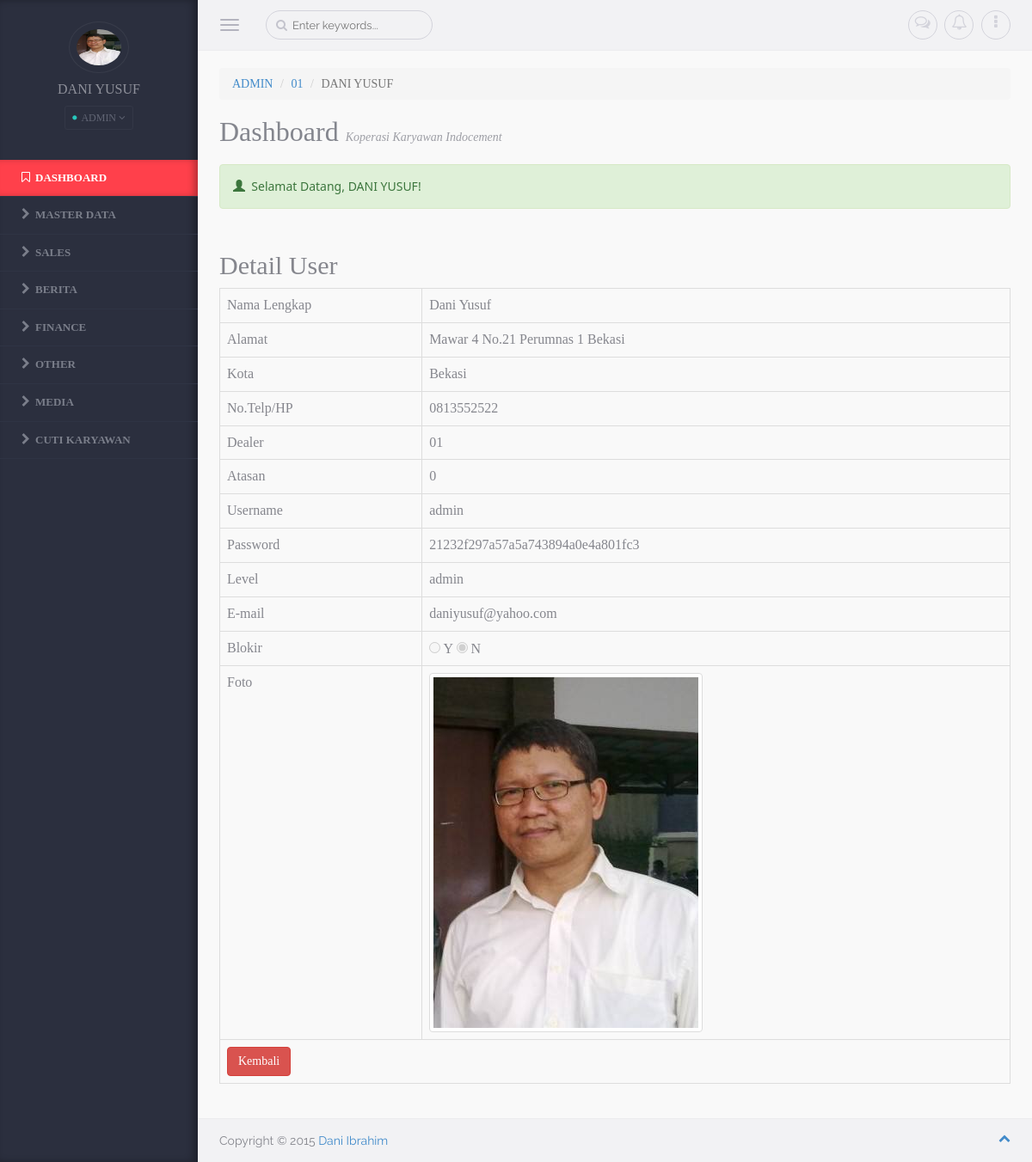
The app's page /media.php?module=users&act=detailuser&id=193 (signed in) with its own data.
### tables this page shows
CREATE TABLE IF NOT EXISTS `mainmenu` (
  `id_main` int(5) NOT NULL AUTO_INCREMENT,
  `nama_menu` varchar(50) DEFAULT NULL,
  `link` varchar(100) DEFAULT NULL,
  `aktif` enum('Y','N') NOT NULL DEFAULT 'Y',
  `urutan` int(2) NOT NULL,
  `level` varchar(20) NOT NULL,
  PRIMARY KEY (`id_main`)
);

CREATE TABLE IF NOT EXISTS `users` (
  `id_user` int(6) NOT NULL AUTO_INCREMENT,
  `nama` varchar(45) DEFAULT NULL,
  `alamat` text,
  `kota` varchar(45) DEFAULT NULL,
  `telp` varchar(45) DEFAULT NULL,
  `id_cabang` varchar(6) DEFAULT NULL,
  `id_atasan` varchar(6) DEFAULT NULL,
  `username` varchar(45) DEFAULT NULL,
  `password` varchar(45) DEFAULT NULL,
  `level` varchar(45) DEFAULT NULL,
  `email` varchar(75) DEFAULT NULL,
  `blokir` varchar(1) DEFAULT NULL,
  `id_session` varchar(45) DEFAULT NULL,
  `foto` varchar(100) DEFAULT NULL,
  PRIMARY KEY (`id_user`)
);

### media.php (the view, shortened to what this page needs)
<?php
	if (empty($_SESSION['username']) AND empty($_SESSION['passuser'])){
	header ("location:index.php");
}
else{
?>
<html lang="en">
<head>
  <link rel="stylesheet" href="assets/css/bootstrap/bootstrap.css" />
    <link rel="stylesheet" href="assets/css/plugins/calendar/calendar.css" />
    <link rel="stylesheet" href="assets/css/app/app.v1.css" />
</head>
<body>
	<aside class="left-panel">
            <div class="user text-center">
              <img alt="" src="foto/<?php echo "$_SESSION[foto]"; ?>" class="img-circle" height="60"/>
              <h4 class="user-name"><?php echo strtoupper("$_SESSION[namalengkap]"); ?></h4>
                  <div class="dropdown user-login">
                  <button class="btn btn-xs dropdown-toggle btn-rounded" type="button" data-toggle="dropdown" aria-expanded="true">
                    <i class="fa fa-circle status-icon available"></i>&nbsp;<?php echo strtoupper("$_SESSION[leveluser]"); ?>&nbsp;<i class="fa fa-angle-down"></i>
                  </button>
                  </div>
            </div>
            <nav class="navigation">
            	<ul class="list-unstyled">
                	<li class="active"><a href="media.php?module=home"><i class="fa fa-bookmark-o"></i><span class="nav-label">Dashboard</span></a>
                  </li>
                      <?php
                      $sql=mysql_query("SELECT * FROM mainmenu ORDER BY urutan");
                      while ($m=mysql_fetch_array($sql)){
                        echo "<li class=\"has-submenu\"><a href='$m[link]'><i class='fa fa-chevron-right'></i><span class='nav-label'>$m[nama_menu]</span></a>";
                      }
                      echo "</li>";
                      ?>
              </ul>
            </nav>
    </aside>
    <section class="content">
        <header class="top-head container-fluid">
            <button type="button" class="navbar-toggle pull-left">
                <span class="icon-bar"></span>
                <span class="icon-bar"></span>
                <span class="icon-bar"></span>
            </button>
            <form role="search" class="navbar-left app-search pull-left hidden-xs">
              <input type="text" placeholder="Enter keywords..." class="form-control form-control-circle">
          	</form>
            <ul class="nav-toolbar">
            	<li class="dropdown"><a href="#" data-toggle="dropdown"><i class="fa fa-comments-o"></i><span class="badge bg-warning"></span></a>
                </li>
                <li class="dropdown"><a href="#" data-toggle="dropdown"><i class="fa fa-bell-o"></i><span class="badge"></span></a>
                </li>
                <li class="dropdown"><a href="#" data-toggle="dropdown"><i class="fa fa-ellipsis-v"></i></a>
                </li>
            </ul>
        </header>
        <div class="warper container-fluid">
            <ol class="breadcrumb">
              <li><a href="#"><?php echo strtoupper("$_SESSION[leveluser]"); ?></a></li>
              <li><a href="#"><?php echo "$_SESSION[id_cabang]"; ?></a></li>
              <li class="active"><?php echo strtoupper("$_SESSION[namalengkap]"); ?></a></li>
            </ol>
            <div class="page-header">
              <h1>Dashboard <i><small>Koperasi Karyawan Indocement</small></i></h1>
              <div class="alert alert-success" role="alert" style="font-family:Segoe UI;">
                <span class="glyphicon glyphicon-user" aria-hidden="true"></span>&nbsp;
                Selamat Datang, <?php echo strtoupper("$_SESSION[namalengkap]"); ?>!
              </div>
            </div>
            <div class="row">
              <?php include "content.php"; ?>
            </div>
        </div>
        <footer class="container-fluid footer">
        	Copyright &copy; 2015 <a href="#" target="_blank">Dani Ibrahim</a>
            <a href="#" class="pull-right scrollToTop"><i class="fa fa-chevron-up"></i></a>
        </footer>
    </section>
</body>
<?php
}
?>

### modul/mod_users/users.php (shortened to what this page needs)
<?php
if (empty($_SESSION['username']) AND empty($_SESSION['passuser'])){
  echo "<link href='style.css' rel='stylesheet' type='text/css'>
        <center>Untuk mengakses modul, Anda harus login <br>";
  echo "<a href=../../index.php><b>LOGIN</b></a></center>";
}
else{
switch($_GET['act']){
  case "detailuser":
    $edit=mysql_query("SELECT * FROM users WHERE id_user='$_GET[id]'");
    $r=mysql_fetch_array($edit);
    if ($_SESSION['leveluser']=='admin'){
    echo "
      <div class=\"col-md-12\">
        <h2>Detail User</h2>
        <input type=hidden name=id value='$r[id_user]'>
          <table id='example1' class='table table-bordered table-hover'>
            <tr><td>Nama Lengkap</td><td>$r[nama]</td></tr>
            <tr><td>Alamat</td><td>$r[alamat]</td></tr>
            <tr><td>Kota</td><td>$r[kota]</td></tr>
            <tr><td>No.Telp/HP</td><td>$r[telp]</td></tr>
            <tr><td>Dealer</td><td>$r[id_cabang]</td></tr>
            <tr><td>Atasan</td><td>$r[id_atasan]</td></tr>
            <tr><td>Username</td><td>$r[username]</td></tr>
            <tr><td>Password</td><td>$r[password]</td></tr>
            <tr><td>Level</td><td>$r[level]</td></tr>
            <tr><td>E-mail</td><td>$r[email]</td></tr>";
            if ($r['blokir']=='N'){
              echo "<tr><td>Blokir</td><td><input type=radio name='blokir' value='Y' disabled> Y
                                           <input type=radio name='blokir' value='N' checked disabled> N </td></tr>";
            }
            else{
              echo "<tr><td>Blokir</td><td><input type=radio name='blokir' value='Y' checked disabled> Y
                                            <input type=radio name='blokir' value='N' disabled> N </td></tr>";
            }
            echo "
            <tr><td>Foto</td><td><img src='foto/$r[foto]' class=\"img-thumbnail\"></td></tr>
            <tr>
                <td colspan=2>
                <input class=\"btn btn-danger\" type=button value=Kembali onclick=self.history.back()>
              </td></tr>
          </table>
      </div>";
    }
  break;
  }
}
?>

### assets/css/app/app.v1.css (style rules this page uses)
body { background-color:#f9f9f9; color:#85868d; font-family: 'Raleway', sans-serif; position:relative; }
body, html { overflow-x:hidden; }
aside.left-panel { background-color:#2b2f3e; width:230px; position:fixed; padding:25px 0px; box-shadow:inset -5px 0px 8px rgba(0,0,0,0.3); height:100%; top:0px; left:0px; }
.user { margin-bottom:35px; }
.user h4.user-name { color:#8e909a; font-size:16px; }
.user img { border:1px solid #383c4a; padding:8px; width:70px; }
.user .user-login { display:inline-block; }
.user .user-login .btn { border:1px solid #343847; background-color:transparent; color:#616574; padding:4px 8px; }
.navigation { margin:20px 0px; }
.navigation > ul > li { position:relative; }
.navigation > ul > li.has-submenu:after { content:"\f105"; font-family: 'FontAwesome'; display:inline-block; position:absolute; color:#7a7e8a; right:15px; transition: all 0.4s; -moz-transition: all 0.4s; -webkit-transition: all 0.4s; -o-transition: all 0.4s; top:10px; visibility:hidden; }
.navigation > ul > li > a { display:block; padding:12px 25px; color:#7a7e8a; text-transform:uppercase; font-size:13px; text-decoration:none; font-weight:800; border-bottom:1px solid #2f3444; transition: all 0.4s; -moz-transition: all 0.4s; -webkit-transition: all 0.4s; -o-transition: all 0.4s; }
.navigation > ul > li:hover > a, .navigation > ul > li.active:hover > a, .navigation > ul > li.active > a { color:#fff; background-color: #ff404b; -webkit-box-shadow: inset -6px 0 8px -2px rgba(0,0,0,0.3); box-shadow: inset -6px 0 8px -2px rgba(0,0,0,0.3); }
.navigation ul li a i { margin-right:6px; font-size:14px; }
header { background-color:#f2f2f4; border-bottom:1px solid #ececee; padding-top:4px; padding-bottom:4px; }
.navbar-toggle { margin:8px 20px 8px 0px; display:block; padding-left:0px; }
.navbar-toggle .icon-bar { background-color:#b3b3be; }
.app-search { position:relative; margin-top:8px; margin-bottom:8px; margin-right:15px; }
.app-search .form-control, .app-search .form-control:focus { border:1px solid #d3d3db; font-size:13px; color:#c4c4cd; padding-left:30px; background:none; box-shadow:none; }
.app-search:before { content:"\f002"; position:absolute; left:12px; font-family: FontAwesome; cursor:pointer; top:7px; color:#c4c4cd; display:inline-block; }
.nav-toolbar { margin:8px 0px; float:right; }
.nav-toolbar > li { padding:0px; display:inline-block; margin-left:5px; position:relative; list-style:none; }
.nav-toolbar > li > a { color:#d3d3db; font-size:18px; border:1px solid #d3d3db; border-radius:50px; height:34px; width:34px; text-align:center; display:block; padding:4px; }
.content { margin-left:230px; }
.content > .container-fluid { padding-left:25px; padding-right:25px; }
.warper { padding-top:20px; padding-bottom:20px; min-height:550px; }
.page-header { margin:0px; border:0px; }
.page-header h1 { color:#84868e; font-weight:300; font-size:32px; margin-top:15px; margin-bottom:20px; }
.page-header * { font-weight:300; }
.page-header * small { font-size:14px; color:#9D9EA5; }
.footer { background-color: #f2f2f4; border-top: 1px solid #ececee; padding-bottom: 15px; padding-top: 15px; }
.btn-circle, .form-control-circle, .btn-group .btn-circle:first-child:not(:last-child):not(.dropdown-toggle) { border-radius:50px; }

### media.php (style rules this page uses)
h1 { font-family: Segoe UI Light; }
h2 { font-family: Segoe UI Light; }
h4 { font-family: Segoe UI Light; }
.btn { font-family: Segoe UI Light; }
.table { font-family: Calibri Light; }
li { font-family: Segoe UI Light; }

### records on screen
mainmenu: nama_menu "MASTER DATA"
mainmenu: nama_menu "SALES"
mainmenu: nama_menu "BERITA"
mainmenu: nama_menu "FINANCE"
mainmenu: nama_menu "OTHER"
mainmenu: nama_menu "MEDIA"
mainmenu: nama_menu "CUTI KARYAWAN"
users: nama "Dani Yusuf", alamat "Mawar 4 No.21 Perumnas 1 Bekasi", kota "Bekasi", telp "0813552522", id_cabang "01", id_atasan "0", username "admin", password "21232f297a57a5a743894a0e4a801fc3", level "admin", email "daniyusuf@yahoo.com", foto (picture)

### other values on screen
$_SESSION[id_cabang] "01"
